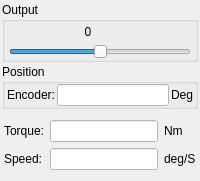
        <widget class="QWidget" name="pageOpenLoop">
         <layout class="QVBoxLayout" name="verticalLayout_9">
          <property name="spacing">
           <number>2</number>
          </property>
          <property name="leftMargin">
           <number>2</number>
          </property>
          <property name="topMargin">
           <number>2</number>
          </property>
          <property name="rightMargin">
           <number>2</number>
          </property>
          <property name="bottomMargin">
           <number>2</number>
          </property>
          <item>
           <widget class="QGroupBox" name="groupBox_11">
            <property name="title">
             <string>Output</string>
            </property>
            <layout class="QVBoxLayout" name="verticalLayout_16">
             <property name="spacing">
              <number>2</number>
             </property>
             <property name="leftMargin">
              <number>4</number>
             </property>
             <property name="topMargin">
              <number>0</number>
             </property>
             <property name="rightMargin">
              <number>4</number>
             </property>
             <property name="bottomMargin">
              <number>0</number>
             </property>
             <item>
              <widget class="QWidget" name="widget_20" native="true">
               <property name="minimumSize">
                <size>
                 <width>0</width>
                 <height>20</height>
                </size>
               </property>
               <property name="maximumSize">
                <size>
                 <width>16777215</width>
                 <height>20</height>
                </size>
               </property>
               <widget class="QLabel" name="labelOpenLoopOutput">
                <property name="geometry">
                 <rect>
                  <x>64</x>
                  <y>0</y>
                  <width>30</width>
                  <height>20</height>
                 </rect>
                </property>
                <property name="text">
                 <string>0</string>
                </property>
                <property name="alignment">
                 <set>Qt::AlignCenter</set>
                </property>
               </widget>
              </widget>
             </item>
             <item>
              <widget class="QSlider" name="sliderOpenloopOutput">
               <property name="mouseTracking">
                <bool>false</bool>
               </property>
               <property name="styleSheet">
                <string notr="true"/>
               </property>
               <property name="minimum">
                <number>-50</number>
               </property>
               <property name="maximum">
                <number>50</number>
               </property>
               <property name="orientation">
                <enum>Qt::Horizontal</enum>
               </property>
              </widget>
             </item>
            </layout>
           </widget>
          </item>
          <item>
           <widget class="QGroupBox" name="groupBox_10">
            <property name="title">
             <string>Position</string>
            </property>
            <layout class="QVBoxLayout" name="verticalLayout_15">
             <property name="leftMargin">
              <number>2</number>
             </property>
             <property name="topMargin">
              <number>0</number>
             </property>
             <property name="rightMargin">
              <number>2</number>
             </property>
             <property name="bottomMargin">
              <number>0</number>
             </property>
             <item>
              <widget class="QWidget" name="widget_21" native="true">
               <layout class="QHBoxLayout" name="horizontalLayout_13">
                <property name="spacing">
                 <number>2</number>
                </property>
                <property name="leftMargin">
                 <number>0</number>
                </property>
                <property name="topMargin">
                 <number>0</number>
                </property>
                <property name="rightMargin">
                 <number>0</number>
                </property>
                <property name="bottomMargin">
                 <number>0</number>
                </property>
                <item>
                 <widget class="QLabel" name="label_21">
                  <property name="text">
                   <string>Encoder:</string>
                  </property>
                 </widget>
                </item>
                <item>
                 <widget class="QLineEdit" name="editOpenLoopCurrentPos">
                  <property name="styleSheet">
                   <string notr="true">background-color: rgb(255, 255, 255);</string>
                  </property>
                  <property name="readOnly">
                   <bool>true</bool>
                  </property>
                 </widget>
                </item>
                <item>
                 <widget class="QLabel" name="label_22">
                  <property name="text">
                   <string>Deg</string>
                  </property>
                 </widget>
                </item>
               </layout>
              </widget>
             </item>
            </layout>
           </widget>
          </item>
          <item>
           <widget class="QWidget" name="widget_22" native="true">
            <layout class="QGridLayout" name="gridLayout_6">
             <property name="leftMargin">
              <number>2</number>
             </property>
             <property name="rightMargin">
              <number>2</number>
             </property>
             <item row="0" column="0">
              <widget class="QLabel" name="label_23">
               <property name="text">
                <string>Torque:</string>
               </property>
              </widget>
             </item>
             <item row="0" column="1">
              <widget class="QLineEdit" name="editOpenLoopTorque">
               <property name="maximumSize">
                <size>
                 <width>16777215</width>
                 <height>16777215</height>
                </size>
               </property>
               <property name="styleSheet">
                <string notr="true">background-color: rgb(255, 255, 255);</string>
               </property>
               <property name="readOnly">
                <bool>true</bool>
               </property>
              </widget>
             </item>
             <item row="0" column="2">
              <widget class="QLabel" name="label_24">
               <property name="text">
                <string>Nm</string>
               </property>
              </widget>
             </item>
             <item row="1" column="0">
              <widget class="QLabel" name="labelSpeed10">
               <property name="text">
                <string>Speed:</string>
               </property>
              </widget>
             </item>
             <item row="1" column="1">
              <widget class="QLineEdit" name="editOpenLoopSpeed">
               <property name="maximumSize">
                <size>
                 <width>16777215</width>
                 <height>16777215</height>
                </size>
               </property>
               <property name="styleSheet">
                <string notr="true">background-color: rgb(255, 255, 255);</string>
               </property>
               <property name="readOnly">
                <bool>true</bool>
               </property>
              </widget>
             </item>
             <item row="1" column="2">
              <widget class="QLabel" name="labelSpeed11">
               <property name="text">
                <string>deg/S</string>
               </property>
              </widget>
             </item>
            </layout>
           </widget>
          </item>
         </layout>
        </widget>
